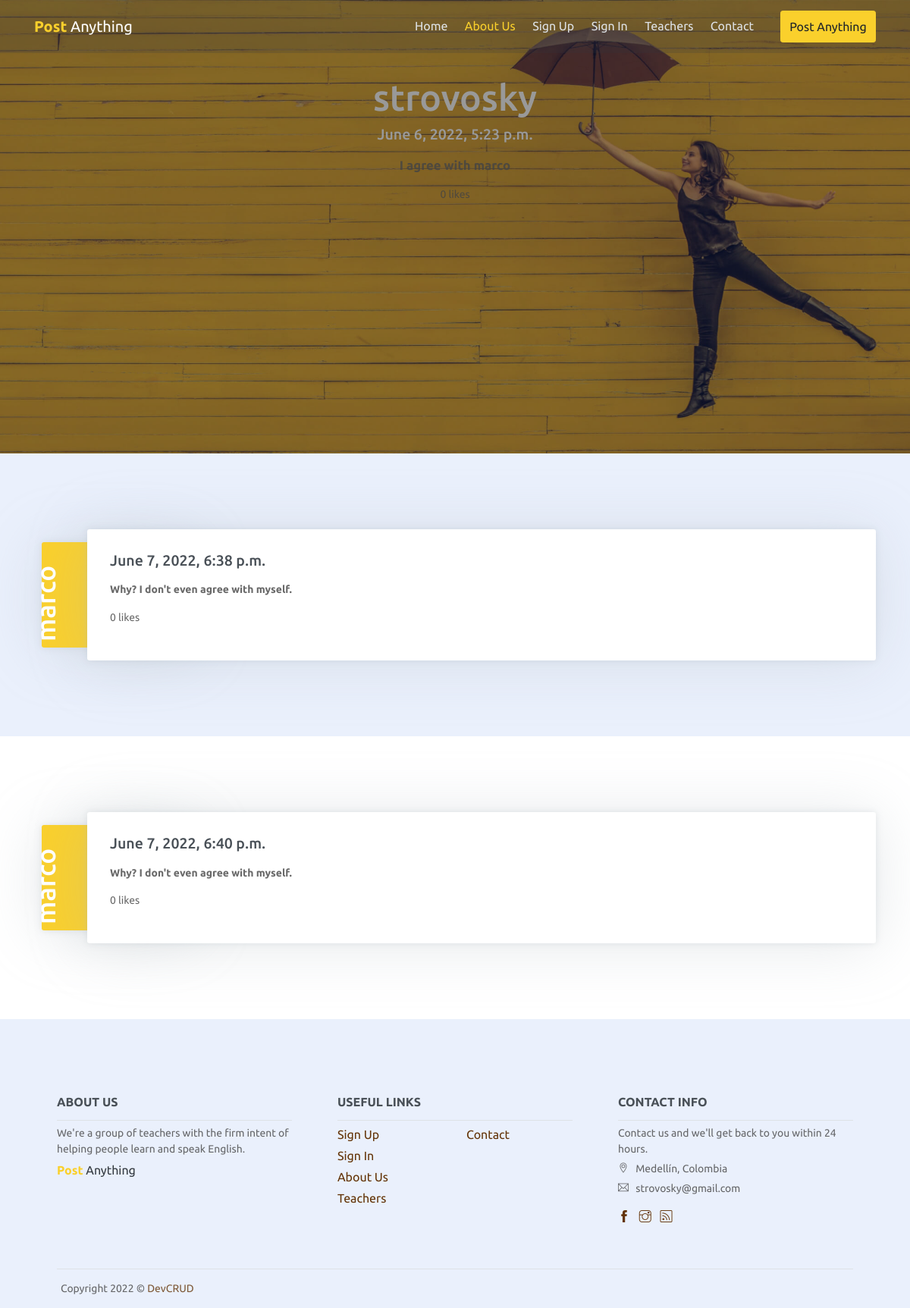
/comment/6/2/, run on the app's committed database.
### blog/models.py (models this page shows, shortened)
class Comments(Model):
    content = CharField(max_length=300)
    num_likes = IntegerField(default=0)
    date_created = DateTimeField(auto_now=True)
    author = ForeignKey(to=User, on_delete=CASCADE)
    topic = ForeignKey(to=Topics, on_delete=CASCADE)

class Subcomments(Model):
    content = CharField(max_length=300)
    num_likes = IntegerField(default=0)
    date_created = DateTimeField(auto_now=True)
    author = ForeignKey(to=User, on_delete=CASCADE)
    parent_comment = ForeignKey(to=Comments, on_delete=CASCADE)

### blog/views.py (the view)
# urls.py: path("comment/<int:pk>/<int:topic_id>/", view=views.detail_comment, name="detail_comment"),
def detail_comment(request, pk, topic_id):
    comment = Comments.objects.get(pk=pk)
    topic = Topics.objects.get(id=topic_id)
    return render(request, "blog/detail_comment.html", {"comment": comment, "topic":topic})

### blog/templates/blog/detail_comment.html (shortened to what this page needs)
{% extends "blog/base.html" %}
{% block main %}
<header id="home" class="header">
    <div class="overlay"></div>
        <section id="about">
            <div class="container">
                <div class="after"><h1>{{comment.author}}</h1></div>
                <div class="content">
                    <h5 class="title mb-3">{{comment.date_created}}</h5>
                    <div class="row">
                        <div class="col">
                            <p><big><b>{{comment.content}}</b></big></p>
                        </div>
                    </div>
                    <p >{{comment.num_likes}} likes</p>
                </div>
            </div>
        </section>
</header>
{% for subcomment in comment.subcomments_set.all %}
    <section id="about">
        <div class="container">
            <div class="about-wrapper">
                <div class="after"><h1>{{subcomment.author.username}}</h1></div>
                <div class="content">
                    <h5 class="title mb-3">{{subcomment.date_created}}</h5>
                    <div class="row">
                        <div class="col">
                            <p><b>{{subcomment.content}}</b></p>
                        </div>
                    </div>
                    <p >{{subcomment.num_likes}} likes</p>
                </div>
            </div>
        </div>
    </section>
{% endfor %}
{% endblock main %}

### data on the page
Comments: author "strovosky", date_created "June 6, 2022, 5:23 p.m.", content "I agree with marco", num_likes "0"
Subcomments: author.username "marco", date_created "June 7, 2022, 6:38 p.m.", content "Why? I don't even agree with myself.", num_likes "0"
Subcomments: author.username "marco", date_created "June 7, 2022, 6:40 p.m.", content "Why? I don't even agree with myself.", num_likes "0"
